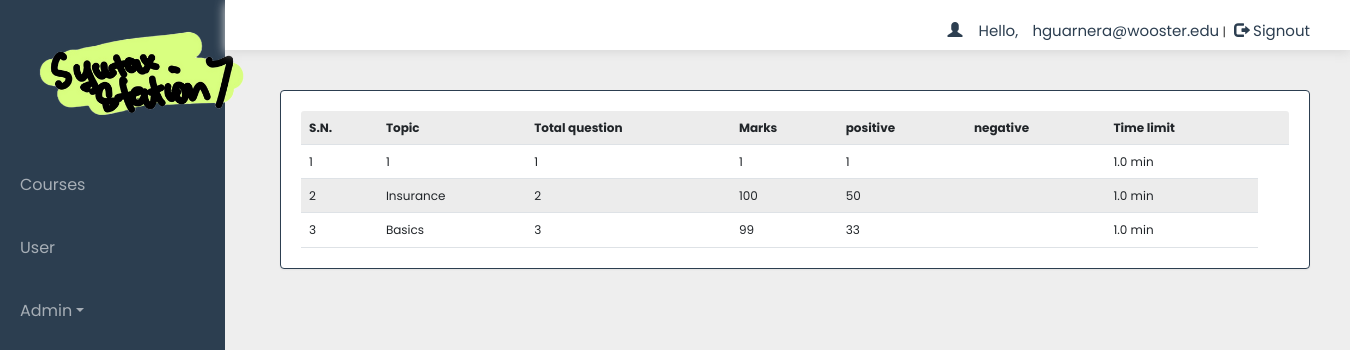
Before: /headdash.php (signed in) with the older database file.
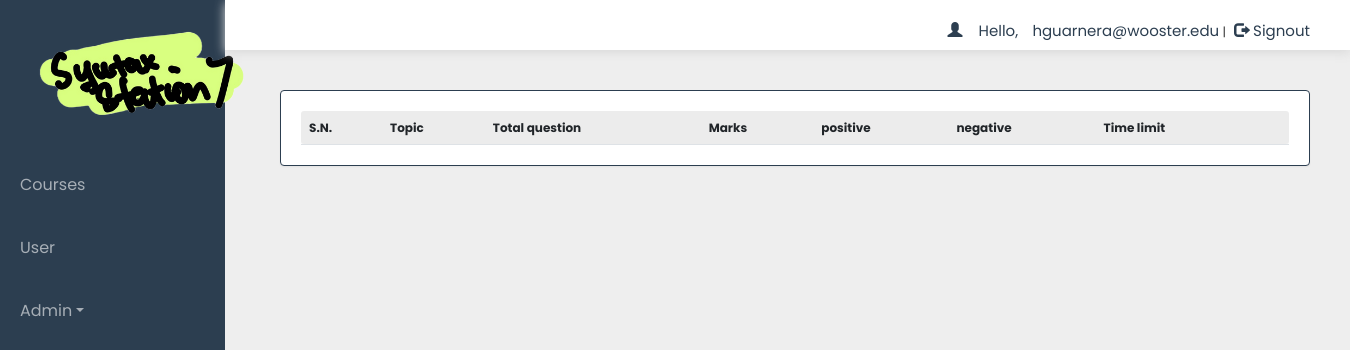
After: the same page with the newer database file.
### tables this page shows
CREATE TABLE `quiz` (
  `eid` text NOT NULL,
  `title` varchar(100) NOT NULL,
  `sahi` int(11) NOT NULL,
  `total` int(11) NOT NULL,
  `time` decimal(2,1) NOT NULL,
  `intro` text NOT NULL,
  `date` timestamp NOT NULL DEFAULT current_timestamp() ON UPDATE current_timestamp(),
  `email` varchar(50) DEFAULT NULL
);

### headdash.php (the view, shortened to what this page needs)
<!DOCTYPE html>
<html>
<head>
  <link href="https://cdn.jsdelivr.net/npm/bootstrap@5.2.0-beta1/dist/css/bootstrap.min.css" rel="stylesheet">
  <link rel="stylesheet" href="css/bootstrap.min.css" />
  <link rel="stylesheet" href="css/bootstrap-theme.min.css" />
  <link rel="stylesheet" href="css/main.css">
  <link rel="stylesheet" href="css/font.css">
</head>
<?php
include_once 'dbConnection.php';
$email = $_SESSION['email'];
?>
<body>
  <div class="container-fluid">
    <div class="leftNavbar">
      <div class="row g-0 flex-nowrap">
        <div class="col-lg-2 col-sm-2 col-md-3 px-sm-0 px-0" style="background-color:#2c3e50;">
          <div class="d-flex flex-column align-items-center align-items-sm-start px-0 mx-0 pt-2 text-white min-vh-100">
            <a href="https://www.ashesi.edu.gh/" class="d-flex align-items-center pb-4 mb-md-0 me-md-auto text-white text-decoration-none">
              <div class="logo">
              <img src="./images/SSLogo.png" alt="" width="220" style="margin-bottom: 5px; margin-left: 20px; margin-top: 10px">
              </div>
            </a>
            <ul class="nav-links px-0 mx-0">
              <li class="nav-item" <?php if (@$_GET['q'] == 0) echo 'class="active"'; ?>><a href="headdash.php?q=0">Courses<span class="sr-only">(current)</span></a></li>
              <li class="nav-item" <?php if (@$_GET['q'] == 1) echo 'class="active"'; ?>><a href="headdash.php?q=1">User</a></li>
              <li class="dropdown nav-item <?php if (@$_GET['q'] == 4 || @$_GET['q'] == 5) echo 'active'; ?>">
                <a href="#" class="dropdown-toggle" data-toggle="dropdown" role="button" aria-haspopup="true" aria-expanded="false">Admin</a>
              </li>
            </ul>
          </div>
        </div>
        <div class="container col-lg-10" style="padding: 0 !important; margin: 0 !important;">
          <div class="header admin" style="height: 50px;">
            <div class="px-5" style="background-color:#FFFFFF;">
              <?php
              if (!(isset($_SESSION['email']))) {
                header("location:index.php");
              } else {
                echo '<span class="pull-right top title1" ><span class="log1"><span class="glyphicon glyphicon-user" aria-hidden="true"></span>&nbsp;&nbsp;&nbsp;&nbsp;Hello,</span> <span class="log1">' . $email . '</span>&nbsp;|&nbsp;<a href="logout.php?q=dash.php" class="log"><span class="glyphicon glyphicon-log-out" aria-hidden="true"></span>&nbsp;Signout</button></a></span>';
              }
              ?>
            </div>
          </div>
          <div class="bg">
            <div class="container">
              <div class="row">
                <div class="col-lg-12 ">
                  <?php
                  if (@$_GET['q'] == 0) {
                    $result = mysqli_query($con, "SELECT * FROM quiz ORDER BY date DESC") or die('Error');
                    echo  '<div class="panel"><table class="table table-striped title1">
<tr><td><b>S.N.</b></td><td><b>Topic</b></td><td><b>Total question</b></td><td><b>Marks</b></td><td><b>positive</b></td><td><b>negative</b></td><td><b>Time limit</b></td><td></td></tr>';
                    $c = 1;
                    while ($row = mysqli_fetch_array($result)) {
                      $title = $row['title'];
                      $total = $row['total'];
                      $sahi = $row['sahi'];
                      $wrong = $row['wrong'];
                      $time = $row['time'];
                      $eid = $row['eid'];
                      $q12 = mysqli_query($con, "SELECT score FROM history WHERE eid='$eid' AND email='$email'") or die('Error98');
                      $rowcount = mysqli_num_rows($q12);
                      if ($rowcount == 0) {
                        echo '<tr><td>' . $c++ . '</td><td>' . $title . '</td><td>' . $total . '</td><td>' . $sahi * $total . '</td><td>' . $sahi . '</td><td>' . $wrong . '</td><td>' . $time . '&nbsp;min</td>
</tr>';
                      } else {
                        echo '<tr style="color:#99cc32"><td>' . $c++ . '</td><td>' . $title . '&nbsp;<span title="This quiz is already solve by you" class="glyphicon glyphicon-ok" aria-hidden="true"></span></td><td>' . $total . '</td><td>' . $sahi * $total . '</td><td>' . $time . '&nbsp;min</td>
</tr>';
                      }
                    }
                    echo '</table></div>';
                  }
                  ?>
                </div>
              </div>
            </div>
          </div>
        </div>
      </div>
    </div>
  </div>
</body>
</html>

Changed rows visible on the page:
removed quiz: title "1", total "1", $sahi*$total "1", sahi "1", time "1.0"
removed quiz: title "Insurance", total "2", $sahi * $total "100", sahi "50", time "1.0"
removed quiz: title "Basics", total "3", $sahi * $total "99", sahi "33", time "1.0"
